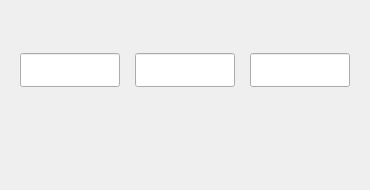
<?xml version="1.0" encoding="UTF-8"?>
<ui version="4.0">
 <class>timeSetup</class>
 <widget class="QDialog" name="timeSetup">
  <property name="geometry">
   <rect>
    <x>0</x>
    <y>0</y>
    <width>370</width>
    <height>190</height>
   </rect>
  </property>
  <property name="windowTitle">
   <string>Dialog</string>
  </property>
  <property name="styleSheet">
   <string notr="true">#timeSetup[pltdismode=&quot;indoor&quot;] #widget
{
	background-color:rgba(247, 247, 247, 1);
}

#timeSetup[pltdismode=&quot;outdoor&quot;] #widget
{
	background-color:rgba(247, 247, 247, 1);
}

#timeSetup[pltdismode=&quot;night&quot;] #widget
{
	background-image: url(:/bit/image/popup/bk-night.png);
}
QLineEdit
{
	font:75 18px &quot;Arial&quot;;
	padding-left:10px;
}

QPushButton
{
	border-style:flat;
}



</string>
  </property>
  <property name="pltdismode" stdset="0">
   <string>indoor</string>
  </property>
  <widget class="QWidget" name="widget" native="true">
   <property name="geometry">
    <rect>
     <x>0</x>
     <y>0</y>
     <width>370</width>
     <height>190</height>
    </rect>
   </property>
   <property name="styleSheet">
    <string notr="true"/>
   </property>
   <widget class="QPushButton" name="up_hour">
    <property name="geometry">
     <rect>
      <x>20</x>
      <y>15</y>
      <width>100</width>
      <height>34</height>
     </rect>
    </property>
    <property name="focusPolicy">
     <enum>Qt::NoFocus</enum>
    </property>
    <property name="styleSheet">
     <string notr="true">#timeSetup[pltdismode=&quot;indoor&quot;] QPushButton
{
	background-image: url(:/bit/image/popup/up.png);
}
#timeSetup[pltdismode=&quot;indoor&quot;] QPushButton:checked
{
	background-image: url(:/bit/image/popup/up.png);
}

#timeSetup[pltdismode=&quot;outdoor&quot;] QPushButton
{
	background-image: url(:/bit/image/popup/up.png);
}
#timeSetup[pltdismode=&quot;outdoor&quot;] QPushButton:checked
{
	background-image: url(:/bit/image/popup/up.png);
}

#timeSetup[pltdismode=&quot;night&quot;] QPushButton
{
	background-image: url(:/bit/image/popup/up-night.png);
}
#timeSetup[pltdismode=&quot;night&quot;] QPushButton:checked
{
	background-image: url(:/bit/image/popup/up-night.png);
}

</string>
    </property>
    <property name="text">
     <string/>
    </property>
   </widget>
   <widget class="QPushButton" name="up_minu">
    <property name="geometry">
     <rect>
      <x>135</x>
      <y>15</y>
      <width>100</width>
      <height>34</height>
     </rect>
    </property>
    <property name="focusPolicy">
     <enum>Qt::NoFocus</enum>
    </property>
    <property name="styleSheet">
     <string notr="true">#timeSetup[pltdismode=&quot;indoor&quot;] QPushButton
{
	background-image: url(:/bit/image/popup/up.png);
}
#timeSetup[pltdismode=&quot;indoor&quot;] QPushButton:checked
{
	background-image: url(:/bit/image/popup/up.png);
}

#timeSetup[pltdismode=&quot;outdoor&quot;] QPushButton
{
	background-image: url(:/bit/image/popup/up.png);
}
#timeSetup[pltdismode=&quot;outdoor&quot;] QPushButton:checked
{
	background-image: url(:/bit/image/popup/up.png);
}

#timeSetup[pltdismode=&quot;night&quot;] QPushButton
{
	background-image: url(:/bit/image/popup/up-night.png);
}
#timeSetup[pltdismode=&quot;night&quot;] QPushButton:checked
{
	background-image: url(:/bit/image/popup/up-night.png);
}

</string>
    </property>
    <property name="text">
     <string/>
    </property>
   </widget>
   <widget class="QPushButton" name="up_sec">
    <property name="geometry">
     <rect>
      <x>250</x>
      <y>15</y>
      <width>100</width>
      <height>34</height>
     </rect>
    </property>
    <property name="focusPolicy">
     <enum>Qt::NoFocus</enum>
    </property>
    <property name="styleSheet">
     <string notr="true">#timeSetup[pltdismode=&quot;indoor&quot;] QPushButton
{
	background-image: url(:/bit/image/popup/up.png);
}
#timeSetup[pltdismode=&quot;indoor&quot;] QPushButton:checked
{
	background-image: url(:/bit/image/popup/up.png);
}

#timeSetup[pltdismode=&quot;outdoor&quot;] QPushButton
{
	background-image: url(:/bit/image/popup/up.png);
}
#timeSetup[pltdismode=&quot;outdoor&quot;] QPushButton:checked
{
	background-image: url(:/bit/image/popup/up.png);
}

#timeSetup[pltdismode=&quot;night&quot;] QPushButton
{
	background-image: url(:/bit/image/popup/up-night.png);
}
#timeSetup[pltdismode=&quot;night&quot;] QPushButton:checked
{
	background-image: url(:/bit/image/popup/up-night.png);
}

</string>
    </property>
    <property name="text">
     <string/>
    </property>
   </widget>
   <widget class="QPushButton" name="down_hour">
    <property name="geometry">
     <rect>
      <x>20</x>
      <y>91</y>
      <width>100</width>
      <height>34</height>
     </rect>
    </property>
    <property name="focusPolicy">
     <enum>Qt::NoFocus</enum>
    </property>
    <property name="styleSheet">
     <string notr="true">#timeSetup[pltdismode=&quot;indoor&quot;] QPushButton
{
	background-image: url(:/bit/image/popup/down.png);
}
#timeSetup[pltdismode=&quot;indoor&quot;] QPushButton:checked
{
	background-image: url(:/bit/image/popup/down.png);
}

#timeSetup[pltdismode=&quot;outdoor&quot;] QPushButton
{
	background-image: url(:/bit/image/popup/down.png);
}
#timeSetup[pltdismode=&quot;outdoor&quot;] QPushButton:checked
{
	background-image: url(:/bit/image/popup/down.png);
}

#timeSetup[pltdismode=&quot;night&quot;] QPushButton
{
	background-image: url(:/bit/image/popup/down-night.png);
}
#timeSetup[pltdismode=&quot;night&quot;] QPushButton:checked
{
	background-image: url(:/bit/image/popup/down-night.png);
}

</string>
    </property>
    <property name="text">
     <string/>
    </property>
   </widget>
   <widget class="QPushButton" name="down_minu">
    <property name="geometry">
     <rect>
      <x>135</x>
      <y>91</y>
      <width>100</width>
      <height>34</height>
     </rect>
    </property>
    <property name="focusPolicy">
     <enum>Qt::NoFocus</enum>
    </property>
    <property name="styleSheet">
     <string notr="true">#timeSetup[pltdismode=&quot;indoor&quot;] QPushButton
{
	background-image: url(:/bit/image/popup/down.png);
}
#timeSetup[pltdismode=&quot;indoor&quot;] QPushButton:checked
{
	background-image: url(:/bit/image/popup/down.png);
}

#timeSetup[pltdismode=&quot;outdoor&quot;] QPushButton
{
	background-image: url(:/bit/image/popup/down.png);
}
#timeSetup[pltdismode=&quot;outdoor&quot;] QPushButton:checked
{
	background-image: url(:/bit/image/popup/down.png);
}

#timeSetup[pltdismode=&quot;night&quot;] QPushButton
{
	background-image: url(:/bit/image/popup/down-night.png);
}
#timeSetup[pltdismode=&quot;night&quot;] QPushButton:checked
{
	background-image: url(:/bit/image/popup/down-night.png);
}

</string>
    </property>
    <property name="text">
     <string/>
    </property>
   </widget>
   <widget class="QPushButton" name="down_sec">
    <property name="geometry">
     <rect>
      <x>250</x>
      <y>91</y>
      <width>100</width>
      <height>34</height>
     </rect>
    </property>
    <property name="focusPolicy">
     <enum>Qt::NoFocus</enum>
    </property>
    <property name="styleSheet">
     <string notr="true">#timeSetup[pltdismode=&quot;indoor&quot;] QPushButton
{
	background-image: url(:/bit/image/popup/down.png);
}
#timeSetup[pltdismode=&quot;indoor&quot;] QPushButton:checked
{
	background-image: url(:/bit/image/popup/down.png);
}

#timeSetup[pltdismode=&quot;outdoor&quot;] QPushButton
{
	background-image: url(:/bit/image/popup/down.png);
}
#timeSetup[pltdismode=&quot;outdoor&quot;] QPushButton:checked
{
	background-image: url(:/bit/image/popup/down.png);
}

#timeSetup[pltdismode=&quot;night&quot;] QPushButton
{
	background-image: url(:/bit/image/popup/down-night.png);
}
#timeSetup[pltdismode=&quot;night&quot;] QPushButton:checked
{
	background-image: url(:/bit/image/popup/down-night.png);
}

</string>
    </property>
    <property name="text">
     <string/>
    </property>
   </widget>
   <widget class="QLineEdit" name="Edit_hour">
    <property name="geometry">
     <rect>
      <x>20</x>
      <y>53</y>
      <width>100</width>
      <height>34</height>
     </rect>
    </property>
    <property name="styleSheet">
     <string notr="true">#timeSetup[pltdismode=&quot;indoor&quot;] QLineEdit
{
	border-style:flat;
	background-image: url(:/bit/image/popup/input-box.png);
}
#timeSetup[pltdismode=&quot;outdoor&quot;] QLineEdit
{
	border-style:flat;
	background-image: url(:/bit/image/popup/input-box.png);
}
#timeSetup[pltdismode=&quot;night&quot;] QLineEdit
{
	color:rgba(3, 39, 62, 1);
	border-style:flat;
	background-image: url(:/bit/image/popup/input-box-night.png);
}


</string>
    </property>
   </widget>
   <widget class="QLineEdit" name="Edit_minu">
    <property name="geometry">
     <rect>
      <x>135</x>
      <y>53</y>
      <width>100</width>
      <height>34</height>
     </rect>
    </property>
    <property name="styleSheet">
     <string notr="true">#timeSetup[pltdismode=&quot;indoor&quot;] QLineEdit
{
	border-style:flat;
	background-image: url(:/bit/image/popup/input-box.png);
}
#timeSetup[pltdismode=&quot;outdoor&quot;] QLineEdit
{
	border-style:flat;
	background-image: url(:/bit/image/popup/input-box.png);
}
#timeSetup[pltdismode=&quot;night&quot;] QLineEdit
{
	color:rgba(3, 39, 62, 1);
	border-style:flat;
	background-image: url(:/bit/image/popup/input-box-night.png);
}


</string>
    </property>
   </widget>
   <widget class="QLineEdit" name="edit_sec">
    <property name="geometry">
     <rect>
      <x>250</x>
      <y>53</y>
      <width>100</width>
      <height>34</height>
     </rect>
    </property>
    <property name="styleSheet">
     <string notr="true">#timeSetup[pltdismode=&quot;indoor&quot;] QLineEdit
{
	border-style:flat;
	background-image: url(:/bit/image/popup/input-box.png);
}
#timeSetup[pltdismode=&quot;outdoor&quot;] QLineEdit
{
	border-style:flat;
	background-image: url(:/bit/image/popup/input-box.png);
}
#timeSetup[pltdismode=&quot;night&quot;] QLineEdit
{
	color:rgba(3, 39, 62, 1);
	border-style:flat;
	background-image: url(:/bit/image/popup/input-box-night.png);
}


</string>
    </property>
   </widget>
   <widget class="QPushButton" name="pb_cancel">
    <property name="geometry">
     <rect>
      <x>193</x>
      <y>140</y>
      <width>80</width>
      <height>30</height>
     </rect>
    </property>
    <property name="focusPolicy">
     <enum>Qt::NoFocus</enum>
    </property>
    <property name="styleSheet">
     <string notr="true">#timeSetup[pltdismode=&quot;indoor&quot;] QPushButton
{
	background-image: url(:/bit/image/btn_cancel_w80_nor.png);
}
#timeSetup[pltdismode=&quot;indoor&quot;] QPushButton:checked
{
	background-image: url(:/bit/image/btn_cancel_w80_click.png);
}

#timeSetup[pltdismode=&quot;outdoor&quot;] QPushButton
{
	background-image: url(:/bit/image/btn_cancel_w80_nor.png);
}
#timeSetup[pltdismode=&quot;outdoor&quot;] QPushButton:checked
{
	background-image: url(:/bit/image/btn_cancel_w80_click.png);
}

#timeSetup[pltdismode=&quot;night&quot;] QPushButton
{
	background-image: url(:/bit/image/cancel-normal_night.png);
}
#timeSetup[pltdismode=&quot;night&quot;] QPushButton:checked
{
	background-image: url(:/bit/image/cancel-click_night.png);
}</string>
    </property>
    <property name="text">
     <string/>
    </property>
   </widget>
   <widget class="QPushButton" name="pb_ok">
    <property name="geometry">
     <rect>
      <x>275</x>
      <y>140</y>
      <width>80</width>
      <height>30</height>
     </rect>
    </property>
    <property name="focusPolicy">
     <enum>Qt::NoFocus</enum>
    </property>
    <property name="styleSheet">
     <string notr="true">#timeSetup[pltdismode=&quot;indoor&quot;] QPushButton
{
	background-image:url(:/bit/image/btn_ok_w80_nor.png);
}
#timeSetup[pltdismode=&quot;indoor&quot;] QPushButton:checked
{
	background-image: url(:/bit/image/btn_ok_w80_click.png);
}

#timeSetup[pltdismode=&quot;outdoor&quot;] QPushButton
{
	background-image:url(:/bit/image/btn_ok_w80_nor.png);
}
#timeSetup[pltdismode=&quot;outdoor&quot;] QPushButton:checked
{
	background-image: url(:/bit/image/btn_ok_w80_click.png);
}

#timeSetup[pltdismode=&quot;night&quot;] QPushButton
{
	background-image: url(:/bit/image/oK-normal_night.png);
}
#timeSetup[pltdismode=&quot;night&quot;] QPushButton:checked
{
	background-image: url(:/bit/image/oK-click_night.png);
}</string>
    </property>
    <property name="text">
     <string/>
    </property>
   </widget>
  </widget>
 </widget>
 <resources/>
 <connections/>
</ui>
